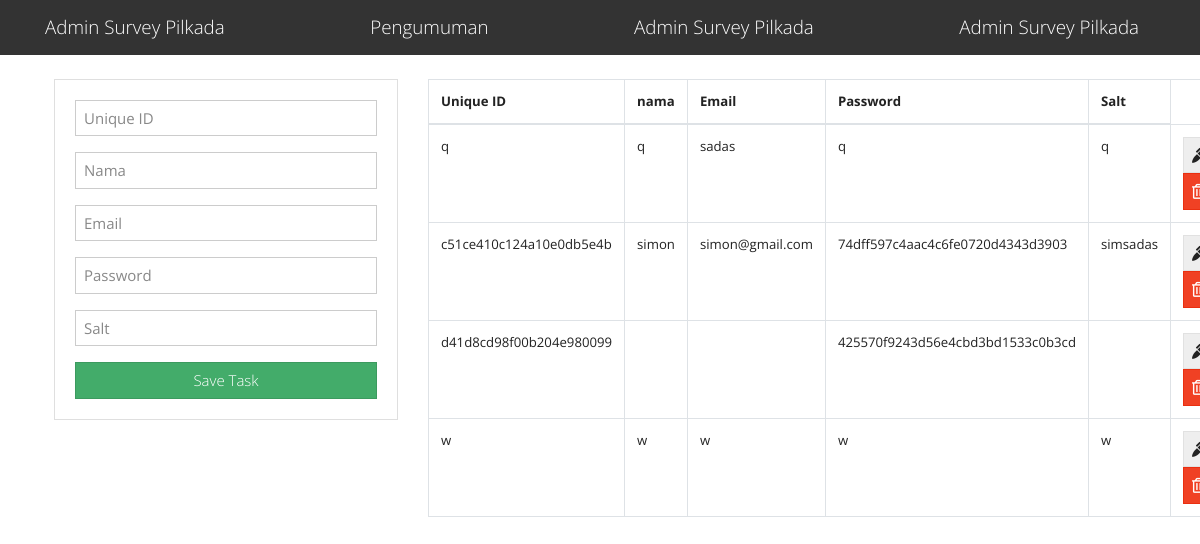
The page / on the database its author committed.
### tables this page shows
CREATE TABLE `tbl_user` (
  `id` int(11) NOT NULL,
  `unique_id` varchar(23) NOT NULL,
  `nama` varchar(50) NOT NULL,
  `email` varchar(100) NOT NULL,
  `encrypted_password` varchar(50) NOT NULL,
  `salt` varchar(10) NOT NULL
);

### index.php (the view, shortened to what this page needs)
<?php include("db.php"); ?>
<?php include('includes/header.php'); ?>
<main class="container p-4">
  <div class="row">
    <div class="col-md-4">
      <div class="card card-body">
        <form action="save_task.php" method="POST">
          <div class="form-group">
            <input type="text" name="unique_id" class="form-control" placeholder="Unique ID" autofocus>
          </div>
          <div class="form-group">
            <input type="text" name="nama" class="form-control" placeholder="Nama" autofocus>
          </div>
          <div class="form-group">
            <input type="text" name="email" class="form-control" placeholder="Email" autofocus>
          </div>
          <div class="form-group">
            <input type="text" name="encrypted_password" class="form-control" placeholder="Password" autofocus>
          </div>
          <div class="form-group">
            <input type="text" name="salt" class="form-control" placeholder="Salt" autofocus>
          </div>
          <input type="submit" name="save_task" class="btn btn-success btn-block" value="Save Task">
        </form>
      </div>
    </div>
    <div class="col-md-8">
      <table class="table table-bordered">
        <thead>
          <tr>
            <th>Unique ID</th>
            <th>nama</th>
            <th>Email</th>
            <th>Password</th>
            <th>Salt</th>
          </tr>
        </thead>
        <tbody>
          <?php
          $query = "SELECT * FROM tbl_user";
          $result_tasks = mysqli_query($conn, $query);
          while($row = mysqli_fetch_assoc($result_tasks)) { ?>
          <tr>
            <td><?php echo $row['unique_id']; ?></td>
            <td><?php echo $row['nama']; ?></td>
            <td><?php echo $row['email']; ?></td>
            <td><?php echo $row['encrypted_password']; ?></td>
            <td><?php echo $row['salt']; ?></td>
            <td>
              <a href="edit.php?id=<?php echo $row['id']?>" class="btn btn-secondary">
                <i class="fas fa-marker"></i>
              </a>
              <a href="delete_task.php?id=<?php echo $row['id']?>" class="btn btn-danger">
                <i class="far fa-trash-alt"></i>
              </a>
            </td>
          </tr>
          <?php } ?>
        </tbody>
      </table>
    </div>
  </div>
</main>
<?php include('includes/footer.php'); ?>

### includes/header.php (shortened to what this page needs)
<!DOCTYPE html>
<html lang="en">
  <head>
    <link rel="stylesheet" href="https://bootswatch.com/4/yeti/bootstrap.min.css">
    <link rel="stylesheet" href="https://use.fontawesome.com/releases/v5.6.3/css/all.css">
  </head>
  <body>
    <nav class="navbar navbar-dark bg-dark">
      <div class="container">
        <a class="navbar-brand" href="index.php">Admin Survey Pilkada</a>
        <a class="navbar-brand" href="pengumuman.php">Pengumuman</a>
        <a class="navbar-brand" href="index.php">Admin Survey Pilkada</a>
        <a class="navbar-brand" href="index.php">Admin Survey Pilkada</a>
      </div>
    </nav>

### includes/footer.php (shortened to what this page needs)
</body>
</html>

### rows shown on the page
tbl_user: unique "q", nama "q", email "sadas", encrypted_password "q", salt "q"
tbl_user: unique "c51ce410c124a10e0db5e4b", nama "simon", email "simon@gmail.com", encrypted_password "74dff597c4aac4c6fe0720d4343d3903", salt "simsadas"
tbl_user: unique "d41d8cd98f00b204e980099", encrypted_password "425570f9243d56e4cbd3bd1533c0b3cd"
tbl_user: unique "w", nama "w", email "w", encrypted_password "w", salt "w"
